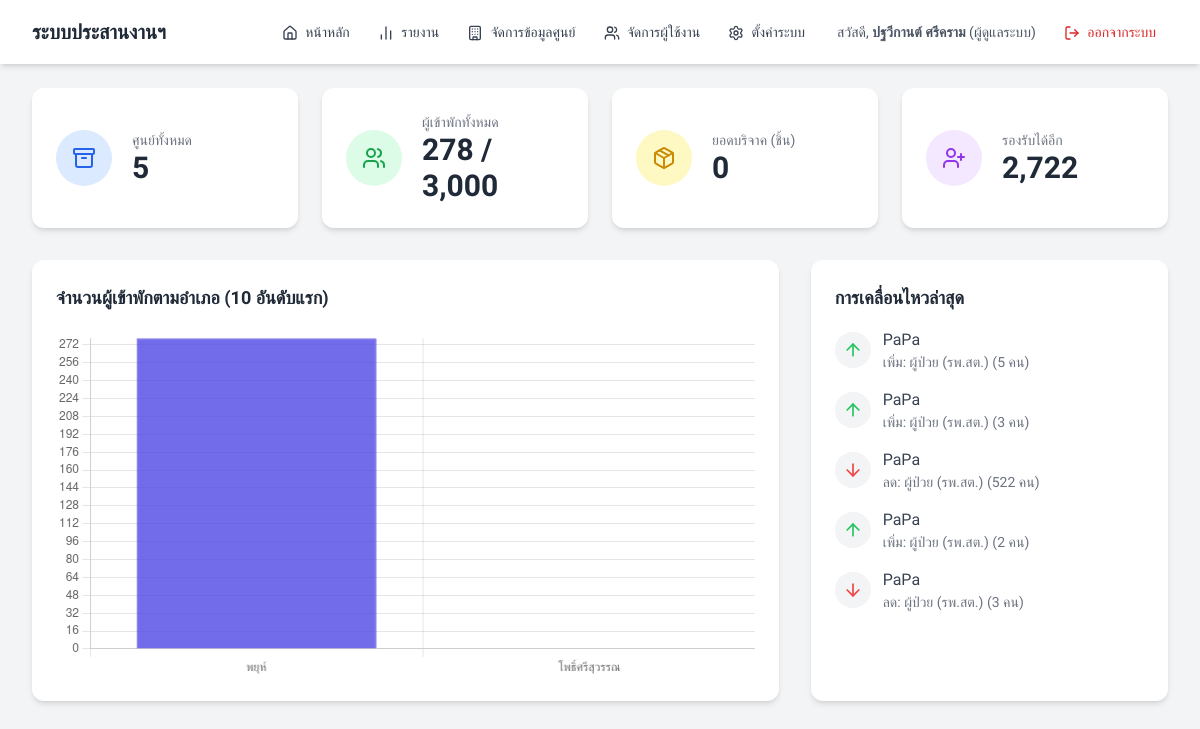
Page /index.php (signed in) on the earlier database version.
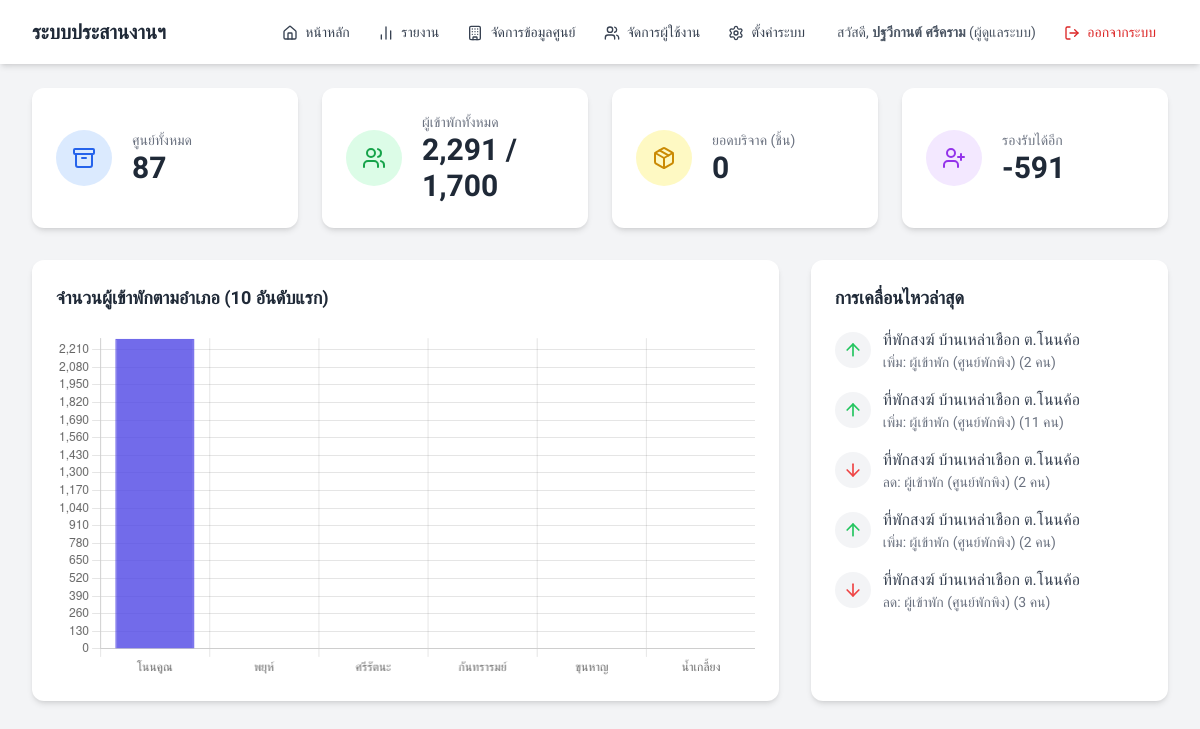
Same page on the later database version.
### tables this page shows
CREATE TABLE `shelter_logs` (
  `id` int(11) NOT NULL,
  `shelter_id` int(11) NOT NULL,
  `item_name` varchar(255) NOT NULL,
  `item_unit` varchar(50) NOT NULL,
  `change_amount` int(11) NOT NULL,
  `log_type` enum('add','subtract') NOT NULL,
  `new_total` int(11) NOT NULL,
  `created_at` timestamp NOT NULL DEFAULT current_timestamp()
);

CREATE TABLE `shelters` (
  `id` int(11) NOT NULL,
  `name` varchar(255) NOT NULL,
  `type` varchar(100) NOT NULL,
  `capacity` int(11) DEFAULT 0,
  `current_occupancy` int(11) DEFAULT 0,
  `coordinator` varchar(255) DEFAULT NULL,
  `phone` varchar(50) DEFAULT NULL,
  `amphoe` varchar(100) DEFAULT NULL,
  `tambon` varchar(100) DEFAULT NULL,
  `latitude` varchar(50) DEFAULT NULL,
  `longitude` varchar(50) DEFAULT NULL,
  `created_at` timestamp NOT NULL DEFAULT current_timestamp(),
  `requires_detailed_report` tinyint(1) DEFAULT 0
);

### pages/dashboard.php (the view, shortened to what this page needs)
<?php
require_once 'db_connect.php';
$total_shelters = $conn->query("SELECT COUNT(*) as count FROM shelters")->fetch_assoc()['count'];
$total_occupancy = $conn->query("SELECT SUM(current_occupancy) as sum FROM shelters WHERE type != 'ศูนย์รับบริจาค'")->fetch_assoc()['sum'];
$total_capacity = $conn->query("SELECT SUM(capacity) as sum FROM shelters WHERE type != 'ศูนย์รับบริจาค'")->fetch_assoc()['sum'];
$total_donations = $conn->query("SELECT SUM(current_occupancy) as sum FROM shelters WHERE type = 'ศูนย์รับบริจาค'")->fetch_assoc()['sum'];
$amphoe_data = $conn->query("
    SELECT amphoe, SUM(current_occupancy) as total_occupancy
    FROM shelters
    WHERE type != 'ศูนย์รับบริจาค' AND amphoe IS NOT NULL
    GROUP BY amphoe
    ORDER BY total_occupancy DESC
    LIMIT 10
");
$amphoe_labels = [];
$amphoe_values = [];
while($row = $amphoe_data->fetch_assoc()){
    $amphoe_labels[] = $row['amphoe'];
    $amphoe_values[] = $row['total_occupancy'];
}
$recent_logs = $conn->query("
    SELECT sl.*, s.name as shelter_name
    FROM shelter_logs sl
    JOIN shelters s ON sl.shelter_id = s.id
    ORDER BY sl.created_at DESC
    LIMIT 5
");
?>
<div class="space-y-8">
    <div class="grid grid-cols-1 md:grid-cols-2 lg:grid-cols-4 gap-6">
        <div class="bg-white p-6 rounded-xl shadow-md flex items-center gap-5">
            <div class="p-4 bg-blue-100 rounded-full">
                <i data-lucide="archive" class="w-6 h-6 text-blue-600"></i>
            </div>
            <div>
                <p class="text-gray-500 text-sm">ศูนย์ทั้งหมด</p>
                <p class="text-3xl font-bold text-gray-800"><?= number_format($total_shelters) ?></p>
            </div>
        </div>
        <div class="bg-white p-6 rounded-xl shadow-md flex items-center gap-5">
            <div class="p-4 bg-green-100 rounded-full">
                <i data-lucide="users" class="w-6 h-6 text-green-600"></i>
            </div>
            <div>
                <p class="text-gray-500 text-sm">ผู้เข้าพักทั้งหมด</p>
                <p class="text-3xl font-bold text-gray-800"><?= number_format($total_occupancy ?? 0) ?> / <?= number_format($total_capacity ?? 0) ?></p>
            </div>
        </div>
        <div class="bg-white p-6 rounded-xl shadow-md flex items-center gap-5">
            <div class="p-4 bg-yellow-100 rounded-full">
                <i data-lucide="package" class="w-6 h-6 text-yellow-600"></i>
            </div>
            <div>
                <p class="text-gray-500 text-sm">ยอดบริจาค (ชิ้น)</p>
                <p class="text-3xl font-bold text-gray-800"><?= number_format($total_donations ?? 0) ?></p>
            </div>
        </div>
        <div class="bg-white p-6 rounded-xl shadow-md flex items-center gap-5">
            <div class="p-4 bg-purple-100 rounded-full">
                <i data-lucide="user-plus" class="w-6 h-6 text-purple-600"></i>
            </div>
            <div>
                <p class="text-gray-500 text-sm">รองรับได้อีก</p>
                <p class="text-3xl font-bold text-gray-800"><?= number_format(($total_capacity ?? 0) - ($total_occupancy ?? 0)) ?></p>
            </div>
        </div>
    </div>
    <div class="grid grid-cols-1 lg:grid-cols-3 gap-8">
        <div class="lg:col-span-2 bg-white p-6 rounded-xl shadow-md">
            <h3 class="text-lg font-bold text-gray-800 mb-4">จำนวนผู้เข้าพักตามอำเภอ (10 อันดับแรก)</h3>
            <canvas id="amphoeChart"></canvas>
        </div>
        <div class="bg-white p-6 rounded-xl shadow-md">
            <h3 class="text-lg font-bold text-gray-800 mb-4">การเคลื่อนไหวล่าสุด</h3>
            <div class="space-y-4">
                <?php if ($recent_logs->num_rows > 0): ?>
                    <?php while($log = $recent_logs->fetch_assoc()): ?>
                    <div class="flex items-start gap-3">
                        <div class="p-2 bg-gray-100 rounded-full mt-1">
                            <i data-lucide="<?= $log['log_type'] == 'add' ? 'arrow-up' : 'arrow-down' ?>" class="h-5 w-5 <?= $log['log_type'] == 'add' ? 'text-green-500' : 'text-red-500' ?>"></i>
                        </div>
                        <div>
                            <p class="font-medium text-gray-700"><?= htmlspecialchars($log['shelter_name']) ?></p>
                            <p class="text-sm text-gray-500">
                               <?= $log['log_type'] == 'add' ? 'เพิ่ม' : 'ลด' ?>:
                               <?= htmlspecialchars($log['item_name']) ?>
                               (<?= number_format($log['change_amount']) ?> <?= htmlspecialchars($log['item_unit']) ?>)
                            </p>
                        </div>
                    </div>
                    <?php endwhile; ?>
                <?php else: ?>
                    <p class="text-center text-gray-400 py-4">ยังไม่มีการเคลื่อนไหว</p>
                <?php endif; ?>
            </div>
        </div>
    </div>
</div>
<script>
document.addEventListener('DOMContentLoaded', function() {
    const ctx = document.getElementById('amphoeChart');
    if (ctx) {
        new Chart(ctx, {
            type: 'bar',
            data: {
                labels: <?= json_encode($amphoe_labels) ?>,
                datasets: [{
                    label: 'จำนวนผู้เข้าพัก',
                    data: <?= json_encode($amphoe_values) ?>,
                    backgroundColor: 'rgba(79, 70, 229, 0.8)',
                    borderColor: 'rgba(79, 70, 229, 1)',
                    borderWidth: 1
                }]
            },
            options: {
                responsive: true,
                plugins: {
                    legend: { display: false }
                },
                scales: {
                    y: {
                        beginAtZero: true,
                        ticks: {
                            stepSize: 1
                        }
                    }
                }
            }
        });
    }
});
</script>

### partials/header.php (shortened to what this page needs)
<?php
$navItems = [
    'dashboard' => [
        'label' => 'หน้าหลัก',
        'icon' => 'home',
        'roles' => ['Admin', 'Coordinator', 'HealthStaff', 'User'],
    ],
    'reports' => [
        'label' => 'รายงาน',
        'icon' => 'bar-chart-2',
        'roles' => ['Admin'],
    ],
    'shelters' => [
        'label' => 'จัดการข้อมูลศูนย์',
        'icon' => 'building',
        'roles' => ['Admin', 'Coordinator', 'HealthStaff'],
    ],
    'users' => [
        'label' => 'จัดการผู้ใช้งาน',
        'icon' => 'users',
        'roles' => ['Admin'],
    ],
    'settings' => [
        'label' => 'ตั้งค่าระบบ',
        'icon' => 'settings',
        'roles' => ['Admin'],
    ],
];
$current_page = $_GET['page'] ?? 'dashboard';
$user_role = $_SESSION['role'] ?? 'Guest';
$user_name = $_SESSION['name'] ?? 'ผู้ใช้ทั่วไป';
$role_display_map = [
    'Admin' => 'ผู้ดูแลระบบ',
    'Coordinator' => 'เจ้าหน้าที่ประสานศูนย์',
    'HealthStaff' => 'เจ้าหน้าที่สาธารณสุข',
    'User' => 'ผู้ใช้ทั่วไป'
];
$display_role = $role_display_map[$user_role] ?? 'N/A';
?>
<!DOCTYPE html>
<html lang="th">
<head>
    <script src="https://cdn.tailwindcss.com"></script>
</head>
<body class="bg-gray-100">
    <nav class="bg-white shadow-md">
        <div class="max-w-7xl mx-auto px-4 sm:px-6 lg:px-8">
            <div class="flex justify-between items-center h-16">
                <div class="flex-shrink-0 flex items-center">
                    <a href="index.php" class="text-xl font-bold text-gray-800">ระบบประสานงานฯ</a>
                </div>
                <div class="hidden md:flex items-center space-x-1">
                    <?php foreach ($navItems as $pageKey => $item): ?>
                        <?php if (in_array($user_role, $item['roles'])): ?>
                            <a href="index.php?page=<?= htmlspecialchars($pageKey) ?>"
                               class="text-gray-700 hover:text-blue-600 px-3 py-2 rounded-md text-sm font-medium <?= $current_page === $pageKey ? 'nav-link-active' : '' ?>">
                                <i data-lucide="<?= htmlspecialchars($item['icon']) ?>" class="w-4 h-4 inline-block mr-1"></i>
                                <?= htmlspecialchars($item['label']) ?>
                            </a>
                        <?php endif; ?>
                    <?php endforeach; ?>
                    <div class="flex items-center pl-4">
                        <span class="text-sm text-gray-600 mr-4">
                            สวัสดี, <strong><?= htmlspecialchars($user_name) ?></strong> (<?= htmlspecialchars($display_role) ?>)
                        </span>
                        <a href="logout.php" class="text-red-600 hover:text-red-700 px-3 py-2 rounded-md text-sm font-medium">
                            <i data-lucide="log-out" class="w-4 h-4 inline-block mr-1"></i> ออกจากระบบ
                        </a>
                    </div>
                </div>
            </div>
        </div>
    </nav>
    <div class="max-w-7xl mx-auto px-4 sm:px-6 lg:px-8 py-6">

### index.php (shortened to what this page needs)
<?php
require_once "db_connect.php";
try {
    $settings_sql = "SELECT setting_key, setting_value FROM settings";
    $settings_result = $conn->prepare($settings_sql);
    $settings = [];
    $result = $settings_result->get_result();
    while ($row = $result->fetch_assoc()) {
        $settings[$row['setting_key']] = $row['setting_value'];
    }
    if (($settings['system_status'] ?? '1') != '1' && $_SESSION['role'] !== 'Admin') {
        $page = 'system_disabled';
    } else {
        $page = isset($_GET['page']) ? filter_var($_GET['page'], FILTER_SANITIZE_STRING) : 'dashboard';
    }
    include 'partials/header.php';
    if ($page === 'system_disabled') {
        require_once 'pages/system_disabled.php';
    } else {
        require_once "pages/{$page}.php";
    }
    include 'partials/footer.php';
} catch (Exception $e) {
    error_log("Error in index.php: " . $e->getMessage());
    if (!headers_sent()) {
        include 'partials/header.php';
    }
    require_once 'pages/error.php';
    include 'partials/footer.php';
}
?>

### partials/footer.php (shortened to what this page needs)
</body>
</html>

### partials/header.php (style rules this page uses)
body { font-family: 'Sarabun', sans-serif; }
.nav-link-active { color: #4f46e5; font-weight: 500; }

Differences in the rows shown:
removed shelter_logs: shelter.name "PaPa", log_type "เพิ่ม", item_name "ผู้ป่วย (รพ.สต.)", change_amount "5", item_unit "คน"
removed shelter_logs: shelter.name "PaPa", log_type "เพิ่ม", item_name "ผู้ป่วย (รพ.สต.)", change_amount "3", item_unit "คน"
removed shelter_logs: shelter.name "PaPa", log_type "ลด", item_name "ผู้ป่วย (รพ.สต.)", change_amount "522", item_unit "คน"
removed shelter_logs: shelter.name "PaPa", log_type "เพิ่ม", item_name "ผู้ป่วย (รพ.สต.)", change_amount "2", item_unit "คน"
removed shelter_logs: shelter.name "PaPa", log_type "ลด", item_name "ผู้ป่วย (รพ.สต.)", change_amount "3", item_unit "คน"
added shelter_logs: shelter.name "ที่พักสงฆ์ บ้านเหล่าเชือก ต.โนนค้อ", log_type "เพิ่ม", item_name "ผู้เข้าพัก (ศูนย์พักพิง)", change_amount "2", item_unit "คน"
added shelter_logs: shelter.name "ที่พักสงฆ์ บ้านเหล่าเชือก ต.โนนค้อ", log_type "เพิ่ม", item_name "ผู้เข้าพัก (ศูนย์พักพิง)", change_amount "11", item_unit "คน"
added shelter_logs: shelter.name "ที่พักสงฆ์ บ้านเหล่าเชือก ต.โนนค้อ", log_type "ลด", item_name "ผู้เข้าพัก (ศูนย์พักพิง)", change_amount "2", item_unit "คน"
added shelter_logs: shelter.name "ที่พักสงฆ์ บ้านเหล่าเชือก ต.โนนค้อ", log_type "เพิ่ม", item_name "ผู้เข้าพัก (ศูนย์พักพิง)", change_amount "2", item_unit "คน"
added shelter_logs: shelter.name "ที่พักสงฆ์ บ้านเหล่าเชือก ต.โนนค้อ", log_type "ลด", item_name "ผู้เข้าพัก (ศูนย์พักพิง)", change_amount "3", item_unit "คน"
Other differences:
$total_shelters: "5" → "87"
$total_occupancy: "278" → "2,291"
$total_capacity: "3,000" → "1,700"
chart data {{ json_encode($amphoe_values) }}: ["278","0"] → ["2291","0","0","0","0","0"]
text no longer shown: "2,722"
text now shown: "-591"
